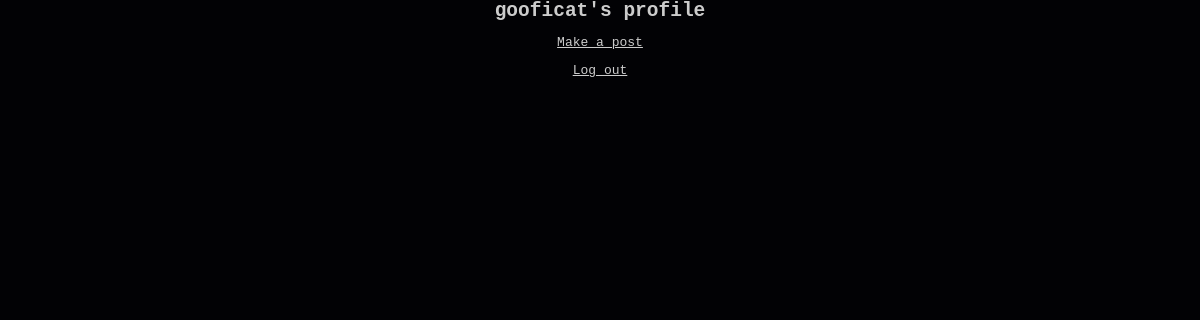
Before: /profile.php (signed in) with the older database file.
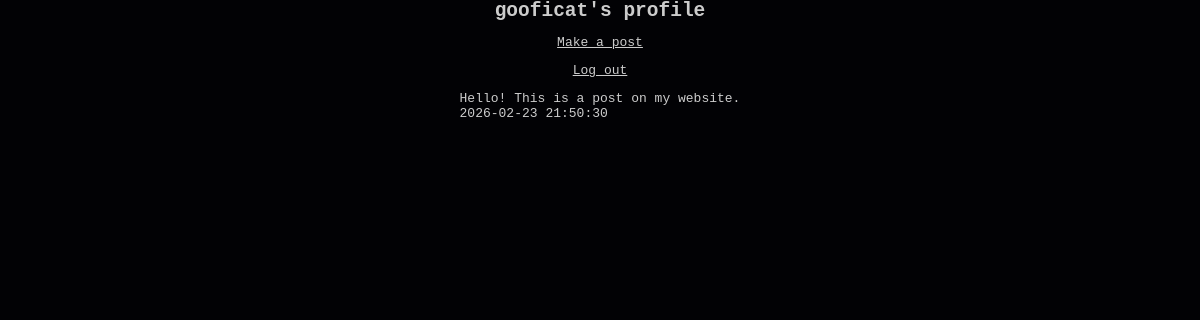
After: the same page with the newer database file.
### tables this page shows
CREATE TABLE posts (
    id INTEGER PRIMARY KEY AUTOINCREMENT,
    user_id INTEGER NOT NULL,
    content TEXT NOT NULL,
    created_at DATETIME DEFAULT CURRENT_TIMESTAMP
);

### profile.php (the view, shortened to what this page needs)
<!DOCTYPE html>
<?php
$db = new SQLite3("MessageBoard.db");
$url = $_SERVER["REQUEST_URI"];
$username = parse_url($url, PHP_URL_QUERY);
if (!isset($username)) {
    $username = $_COOKIE["USER_NAME"];
}
?>
<html>
	<head>
		<link rel="stylesheet" href="css/style.css">
	</head>
	<body>
	    <h2><?php echo $username; ?>'s profile</h2>
					<a href="post.php">Make a post</a>
		<a href="logout.php">Log out</a>
<?php
$fetch_user_id_query = $db->prepare("SELECT id FROM users WHERE username = ?");
$fetch_user_id_query->bindValue(1, $username);
$fetch_user_id = $fetch_user_id_query->execute();
$fetch_user_id_array = $fetch_user_id->fetchArray();
if (!$fetch_user_id_array) {
    echo "<h2>User not found</h2>";
    exit();
} else {
    $user_id = $fetch_user_id_array[0];
}
$fetch_posts_query = $db->prepare(
    "SELECT * FROM posts WHERE user_id = ? limit 10",
);
$fetch_posts_query->bindValue(1, $user_id);
$posts = $fetch_posts_query->execute();
while ($post = $posts->fetchArray()) {
    echo "<div class='post'>";
    echo "<p>" . $post["content"] . "</p>";
    echo "<p>" . $post["created_at"] . "</p>";
    echo "</div>";
}
?>
	</body>
</html>

Changed rows visible on the page:
added posts: content "Hello! This is a post on my website.", created_at "2026-02-23 21:50:30"
